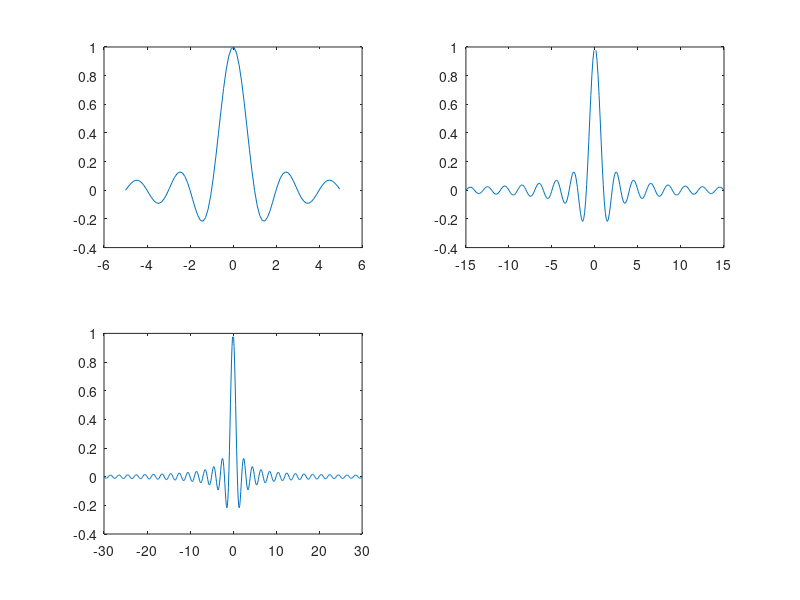

Source code (MATLAB):


T = -5 : 0.12 : 5
T1 = -15: 0.12: 15
T2 = -30: 0.12: 30
s_t = sin(pi .* T) ./ (pi .* T);

s_t1 = sin(pi .* T1) ./ (pi .* T1);

s_t2 = sin(pi .* T2) ./ (pi .* T2);

subplot(2,2,1);
plot(T,s_t);
subplot(2,2,2);
plot(T1,s_t1);
subplot(2,2,3);
plot(T2,s_t2);
